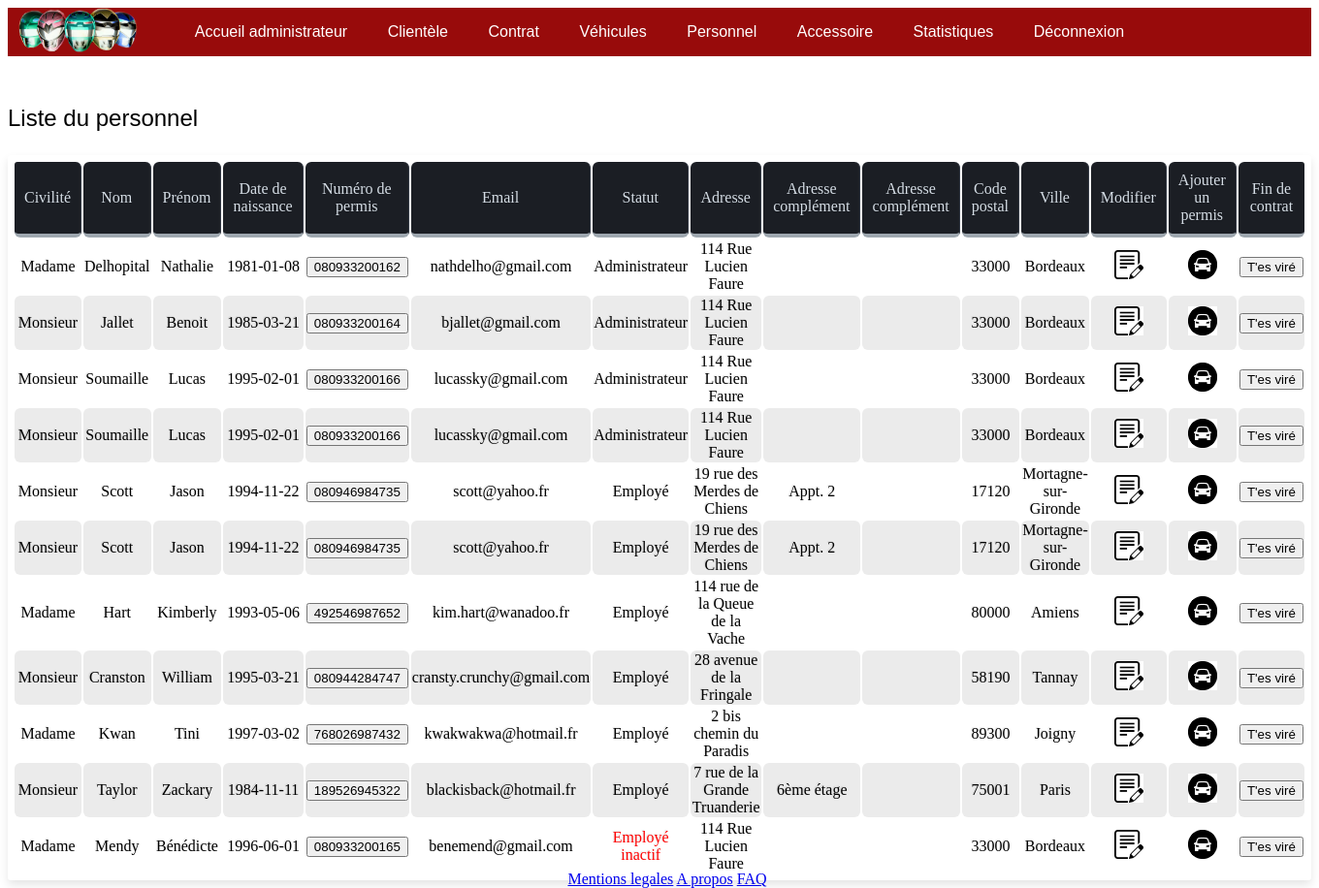
The app's page /controllers/adminControllerPersonne.php?option=listePersonnel (signed in) with its own data.
### tables this page shows
CREATE TABLE IF NOT EXISTS `civilite` (
  `cli_civ_id` int(11) NOT NULL AUTO_INCREMENT,
  `cli_civ_libelle` varchar(5) NOT NULL,
  `cli_civ_denomination` varchar(15) NOT NULL,
  PRIMARY KEY (`cli_civ_id`)
);

CREATE TABLE IF NOT EXISTS `client` (
  `cli_id` int(11) NOT NULL AUTO_INCREMENT,
  `cli_civ_id` int(11) NOT NULL,
  `cli_nom` varchar(25) NOT NULL,
  `cli_prenom` varchar(25) NOT NULL,
  `cli_date_naissance` date NOT NULL,
  `cli_mail` varchar(100) NOT NULL,
  `cli_mdp` varchar(25) NOT NULL,
  `cli_stat_id` int(11) NOT NULL,
  `cli_permis_numero` varchar(25) DEFAULT NULL,
  PRIMARY KEY (`cli_id`),
  KEY `FK_client_cli_stat_id` (`cli_stat_id`),
  KEY `FK_client_cli_civ_id` (`cli_civ_id`)
);

CREATE TABLE IF NOT EXISTS `statut_client` (
  `cli_stat_id` int(11) NOT NULL AUTO_INCREMENT,
  `cli_stat_libelle` char(25) NOT NULL,
  `cli_stat_taux` float DEFAULT NULL,
  PRIMARY KEY (`cli_stat_id`)
);

CREATE TABLE IF NOT EXISTS `adresse` (
  `adresse_id` int(11) NOT NULL AUTO_INCREMENT,
  `adresse_l1` varchar(50) NOT NULL,
  `adresse_l2` varchar(50) DEFAULT NULL,
  `adresse_l3` varchar(50) DEFAULT NULL,
  `cli_id` int(11) NOT NULL,
  `cp_id` int(11) NOT NULL,
  PRIMARY KEY (`adresse_id`),
  KEY `FK_Adresse_cli_id` (`cli_id`),
  KEY `FK_Adresse_cp_id` (`cp_id`)
);

CREATE TABLE IF NOT EXISTS `cpville` (
  `cp_id` int(11) NOT NULL AUTO_INCREMENT,
  `cp_ville` varchar(250) NOT NULL,
  `cp_codepostal` varchar(10) NOT NULL,
  `pays_id` int(11) NOT NULL,
  PRIMARY KEY (`cp_id`),
  KEY `FK_cpville_pays_id` (`pays_id`)
);

### models/dao/clientDAO.php (called while the page is built, shortened)
<?php
include_once(realpath($_SERVER["DOCUMENT_ROOT"]).'/PowerRenters/models/Client.php');
include_once(realpath($_SERVER["DOCUMENT_ROOT"]).'/PowerRenters/models/Civilite.php');
include_once(realpath($_SERVER["DOCUMENT_ROOT"]).'/PowerRenters/models/StatutPersonne.php');
include_once(realpath($_SERVER["DOCUMENT_ROOT"]).'/PowerRenters/models/Adresse.php');
include_once(realpath($_SERVER["DOCUMENT_ROOT"]).'/PowerRenters/models/CPVille.php');
class client_DAO extends DAO {
	static	function Liste_Personnel() {
		$clientdao = new client_DAO();
		$SQLQuery ='SELECT cli_civ_denomination, cli_date_naissance, cl.cli_id, cli_mail, cli_mdp,cli_nom, cli_permis_numero, typepermis_id, date_permis, cli_prenom, sc.cli_stat_id, cli_stat_libelle, adresse_l1, adresse_l2, adresse_l3, cp_codepostal, cp_ville
		FROM civilite ci RIGHT join client cl ON cl.cli_civ_id = ci.cli_civ_id
		LEFT JOIN statut_client sc ON cl.cli_stat_id = sc.cli_stat_id
		LEFT JOIN adresse a ON cl.cli_id = a.cli_id
		LEFT JOIN cpville cp ON cp.cp_id = a.cp_id
		LEFT JOIN detenir d ON cl.cli_id = d.cli_id
		WHERE sc.cli_stat_id = 3 OR sc.cli_stat_id = 4 OR sc.cli_stat_id = 6';
		$SQLResult = $clientdao->query($SQLQuery);
		if ($SQLResult->rowCount() == 0) {
			print('<tr><td colspan="6">Aucun enregistrement ne correspond à la demande</td></tr>');
		} else {
			while ($SQLRow = $SQLResult->fetchObject()) {
				$civilite = new Civilite($SQLRow->cli_civ_denomination);
				$cpville = new CPVille($SQLRow->cp_codepostal, $SQLRow->cp_ville);
				$adresse = new Adresse($SQLRow->adresse_l1, $SQLRow->adresse_l2, $SQLRow->adresse_l3, $cpville);
				$statutPersonne = new StatutPersonne($SQLRow->cli_stat_id, $SQLRow->cli_stat_libelle, '');
				$detenir = new Detenir($SQLRow->date_permis, $SQLRow->typepermis_id);
				$personnel[] = new client($SQLRow->cli_id, $civilite, $SQLRow->cli_nom, $SQLRow->cli_prenom, $SQLRow->cli_date_naissance, $SQLRow->cli_mail, $SQLRow->cli_mdp, $statutPersonne, $SQLRow->cli_permis_numero, $adresse, $detenir);
			}
			return $personnel;
		}
	}
}

### models/Client.php (called while the page is built, shortened)
<?php
	class Client {
		private $cli_id;
		private $civilite;
		private $cli_nom;
		private $cli_prenom;
		private $cli_date_naissance;
		private $cli_mail;
		private $statutPersonne;
		private $cli_permis_numero;
		private $adresse;
		function __construct ($cli_id = '', $civilite = '', $cli_nom = '', $cli_prenom = '', $cli_date_naissance = '', $cli_mail = '', $cli_mdp = '', $statutPersonne = '', $cli_permis_numero='0', $adresse = '', $detenir_permis = ''){
			$this->cli_id = $cli_id;
			$this->civilite = $civilite;
			$this->cli_nom = $cli_nom;
			$this->cli_prenom = $cli_prenom;
			$this->cli_date_naissance = $cli_date_naissance;
			$this->cli_mail = $cli_mail;
			$this->statutPersonne = $statutPersonne;
			$this->cli_permis_numero = $cli_permis_numero;
			$this->adresse = $adresse;
		}
		public function getCli_id(){
			return $this->cli_id;
		}
		public function getCivilite(){
			return $this->civilite;
		}
		public function getCli_nom(){
			return $this->cli_nom;
		}
		public function getCli_prenom(){
			return $this->cli_prenom;
		}
		public function getCli_date_naissance(){
			return $this->cli_date_naissance;
		}
		public function getCli_mail(){
			return $this->cli_mail;
		}
		public function getStatutPersonne(){
			return $this->statutPersonne;
		}
		public function getCli_permis_numero(){
			return $this->cli_permis_numero;
		}
		public function getAdresse(){
			return $this->adresse;
		}
	}

### models/Civilite.php (called while the page is built, shortened)
<?php
	class Civilite {
		private $cli_civ_denomination;
		function __construct ($cli_civ_denomination=''){
		$this->cli_civ_denomination= $cli_civ_denomination;
		}
		public function getCli_civ_denomination(){
			return $this->cli_civ_denomination;
		}
	}

### models/StatutPersonne.php (called while the page is built, shortened)
<?php
	class StatutPersonne {
		private $cli_stat_id;
		private $cli_stat_libelle;
		function __construct ($cli_stat_id = 0, $cli_stat_libelle = "", $cli_stat_taux = 0){
			$this->cli_stat_id = $cli_stat_id;
			$this->cli_stat_libelle = $cli_stat_libelle;
		}
		public function getCli_stat_id(){
			return $this->cli_stat_id;
		}
		public function getCli_stat_libelle(){
			return $this->cli_stat_libelle;
		}
	}

### models/Adresse.php (called while the page is built, shortened)
<?php
	class Adresse {
		private $adresse_l1;
		private $adresse_l2;
		private $cpville;
		function __construct ($adresse_l1, $adresse_l2, $adresse_l3, $cpville)
		{
			$this->adresse_l1 = $adresse_l1;
			$this->adresse_l2 = $adresse_l2;
			$this->cpville = $cpville;
		}
		public function getAdresse_l1(){
			return $this->adresse_l1;
		}
		public function getAdresse_l2(){
			return $this->adresse_l2;
		}
		public function getCpville(){
			return $this->cpville;
		}
	}

### models/CPVille.php (called while the page is built, shortened)
<?php
	class CPVille {
		private $cp_codepostal;
		private $cp_ville;
		function __construct ($cp_codepostal, $cp_ville)
		{
			$this->cp_codepostal = $cp_codepostal;
			$this->cp_ville = $cp_ville;
		}
		public function getCp_codepostal(){
			return $this->cp_codepostal;
		}
		public function getCp_ville(){
			return $this->cp_ville;
		}
	}

### views/back/adminListePersonnel.php (the view, shortened to what this page needs)
<!DOCTYPE html>
<html>
<head>
</head>
<body>
	<?php
	include_once('adminNavbar.php');
	?>
	<div>
		<p class= "contenu">Liste du personnel</p>
		<?php
		$listePersonnel = isset ($listePersonnel) ? $listePersonnel : NULL;
		if ($listePersonnel!=null) {
			echo'
			<table class="table-fill">
			<tr><th>Civilité</th>
			<th>Nom</th>
			<th>Prénom</th>
			<th>Date de naissance</th>
			<th>Numéro de permis</th>
			<th>Email</th>
			<th>Statut</th>
			<th>Adresse</th>
			<th>Adresse complément</th>
			<th>Adresse complément</th>
			<th>Code postal</th>
			<th>Ville</th>
			<th>Modifier</th>
			<th>Ajouter un permis</th>
			<th>Fin de contrat</th>
			</tr>';
			$script = '';
			for ($i=0;$i<count($listePersonnel);$i++) {
				$script .= '<tr>';
				$script .= '<td>'.$listePersonnel[$i]->getCivilite()->getCli_civ_denomination().'</td>';
				$script .= '<td>'.$listePersonnel[$i]->getCli_nom().'</td>';
				$script .= '<td>'.$listePersonnel[$i]->getCli_prenom().'</td>';
				$script .= '<td>'.$listePersonnel[$i]->getCli_date_naissance().'</td>';
				if ($listePersonnel[$i]->getCli_permis_numero()!=null){
						$script.='<td>
						<form action="/PowerRenters/controllers/adminControllerPersonne.php" method="GET">
						<input type="hidden" name="option" value="ListePermis">
						<input type="hidden" name="id" value="'.$listePersonnel[$i]->getCli_id().'"/>
						<input  type="submit" value="'.$listePersonnel[$i]->getCli_permis_numero().'">
						</form></td>';
					}else
							{$script.='<td><a href="http://localhost/PowerRenters/controllers/adminControllerPersonne.php?option=pajeAjoutPermis&id='.$listePersonnel[$i]->getCli_id().'"><img src="/PowerRenters/images/iconeVoiture.png" width=30px /></td>';
						}
				$script .= '<td>'.$listePersonnel[$i]->getCli_mail().'</td>';
				if($listePersonnel[$i]->getStatutPersonne()->getCli_stat_id()==6){
					$script .=
						'<td class="inactif">'.$listePersonnel[$i]->getStatutPersonne()->getCli_stat_libelle().'</td>';}
						else {$script .=
						'<td >'.$listePersonnel[$i]->getStatutPersonne()->getCli_stat_libelle().'</td>';
						};
				$script .= '<td>'.$listePersonnel[$i]->getAdresse()->getAdresse_l1().'</td>';
				$script .= '<td>'.$listePersonnel[$i]->getAdresse()->getAdresse_l2().'</td>';
				$script .= '<td>'.$listePersonnel[$i]->getAdresse()->getAdresse_l3().'</td>';
				$script .= '<td>'.$listePersonnel[$i]->getAdresse()->getCpville()->getCp_codepostal().'</td>';
				$script .= '<td>'.$listePersonnel[$i]->getAdresse()->getCpville()->getCp_ville().'</td>';
				$script.='<td><a href="http://localhost/PowerRenters/controllers/adminControllerPersonne.php?option=lirePersonneModification&id='.$listePersonnel[$i]->getCli_id().'&stat='.$listePersonnel[$i]->getStatutPersonne()->getCli_stat_id().'"><img src="/PowerRenters/images/iconeModif.jpg" width=30px /></td>';
				$script.='<td><a href="http://localhost/PowerRenters/controllers/adminControllerPersonne.php?option=pajeAjoutPermis&id='.$listePersonnel[$i]->getCli_id().'"><img src="/PowerRenters/images/iconeVoiture.png" width=30px /></td>';
				$script.='<td>
				<form action="/PowerRenters/controllers/adminControllerPersonne.php" method="GET">
				<input type="hidden" name="option" value="modificationStatutPersonne">
				<input type="hidden" name="id" value="'.$listePersonnel[$i]->getCli_id().'"/>
				<input type="hidden" name="stat" value="'.$listePersonnel[$i]->getStatutPersonne()->getCli_stat_id().'"/>
				<input  type="submit" value="T\'es viré">
				</form>
				</td></tr>';
			}
			print($script);
			echo '</table>';
		}
		?>
	</div>
</body>
<footer>
	<a href="mentionlegales.php">Mentions legales</a>
	<a href="apropos.php"> A propos</a>
	<a href="FAQ">FAQ</a>
</footer>
</html>

### css/styleback.css (style rules this page uses)
html { border:0; background-color: white; }
.contenu { margin-top: 50px; font-size: x-large; font-style: bold; font-family: arial; }
footer { width: 100%; bottom: 0; text-align: center; position: fixed; }
.table-fill { background: white; border-radius:3px; margin: auto; max-width: 1400px; padding:5px; width: 100%; box-shadow: 0 5px 10px rgba(0, 0, 0, 0.1); animation: float 5s infinite; }
th { color:#D5DDE5;; background:#1b1e24; border-bottom:4px solid #9ea7af; border-right: 1px solid #343a45; font-size:16px; font-weight: 100; padding:10px; border-radius: 6px; text-align: center; text-shadow: 0 1px 1px rgba(0, 0, 0, 0.1); vertical-align:middle; }
th:first-child { border-top-left-radius:3px; }
th:last-child { border-top-right-radius:3px; border-right:none; }
tr { border-top: 1px solid #C1C3D1; border-bottom-: 1px solid #C1C3D1; font-size:16px; font-weight:normal; text-shadow: 0 1px 1px rgba(256, 256, 256, 0.1); }
tr:first-child { border-top:none; }
tr:last-child { border-bottom:none; }
tr:nth-child(odd) td { background:#EBEBEB; }
tr:last-child td:first-child { border-bottom-left-radius:3px; }
tr:last-child td:last-child { border-bottom-right-radius:3px; }
td { background:#FFFFFF; border-radius: 6px; text-align: center; vertical-align:middle; font-weight:300; font-size:16px; text-shadow: -1px -1px 1px rgba(0, 0, 0, 0.1); }
td:last-child { border-right: 0px; }
.inactif { color:red; }

### records on screen
civilite: cli_civ_denomination "Madame", client.cli_nom "Delhopital", client.cli_prenom "Nathalie", client.cli_date_naissance "1981-01-08", cli_permis_numero "080933200162", client.cli_mail "nathdelho@gmail.com", statut_client.cli_stat_libelle "Administrateur", adresse.adresse_l1 "114 Rue Lucien Faure", cpville.cp_codepostal "33000", cpville.cp_ville "Bordeaux", client.cli_nom "Hart", client.cli_prenom "Kimberly", client.cli_date_naissance "1993-05-06", cli_permis_numero "492546987652", client.cli_mail "kim.hart@wanadoo.fr", statut_client.cli_stat_libelle "Employé", adresse.adresse_l1 "114 rue de la Queue de la Vache", cpville.cp_codepostal "80000", cpville.cp_ville "Amiens", client.cli_nom "Kwan", client.cli_prenom "Tini", client.cli_date_naissance "1997-03-02", cli_permis_numero "768026987432", client.cli_mail "kwakwakwa@hotmail.fr", adresse.adresse_l1 "2 bis chemin du Paradis", cpville.cp_codepostal "89300", cpville.cp_ville "Joigny", client.cli_nom "Mendy", client.cli_prenom "Bénédicte", client.cli_date_naissance "1996-06-01", cli_permis_numero "080933200165", client.cli_mail "benemend@gmail.com", statut_client.cli_stat_libelle "Employé inactif"
civilite: cli_civ_denomination "Monsieur", client.cli_nom "Jallet", client.cli_prenom "Benoit", client.cli_date_naissance "1985-03-21", cli_permis_numero "080933200164", client.cli_mail "bjallet@gmail.com", statut_client.cli_stat_libelle "Administrateur", adresse.adresse_l1 "114 Rue Lucien Faure", cpville.cp_codepostal "33000", cpville.cp_ville "Bordeaux", client.cli_nom "Soumaille", client.cli_prenom "Lucas", client.cli_date_naissance "1995-02-01", cli_permis_numero "080933200166", client.cli_mail "lucassky@gmail.com", client.cli_nom "Scott", client.cli_prenom "Jason", client.cli_date_naissance "1994-11-22", cli_permis_numero "080946984735", client.cli_mail "scott@yahoo.fr", statut_client.cli_stat_libelle "Employé", adresse.adresse_l1 "19 rue des Merdes de Chiens", adresse.adresse_l2 "Appt. 2", cpville.cp_codepostal "17120", cpville.cp_ville "Mortagne-sur-Gironde", client.cli_nom "Cranston", client.cli_prenom "William", client.cli_date_naissance "1995-03-21", cli_permis_numero "080944284747", client.cli_mail "cransty.crunchy@gmail.com", adresse.adresse_l1 "28 avenue de la Fringale", cpville.cp_codepostal "58190", cpville.cp_ville "Tannay", client.cli_nom "Taylor", client.cli_prenom "Zackary", client.cli_date_naissance "1984-11-11", cli_permis_numero "189526945322", client.cli_mail "blackisback@hotmail.fr", adresse.adresse_l1 "7 rue de la Grande Truanderie", adresse.adresse_l2 "6ème étage", cpville.cp_codepostal "75001", cpville.cp_ville "Paris"
